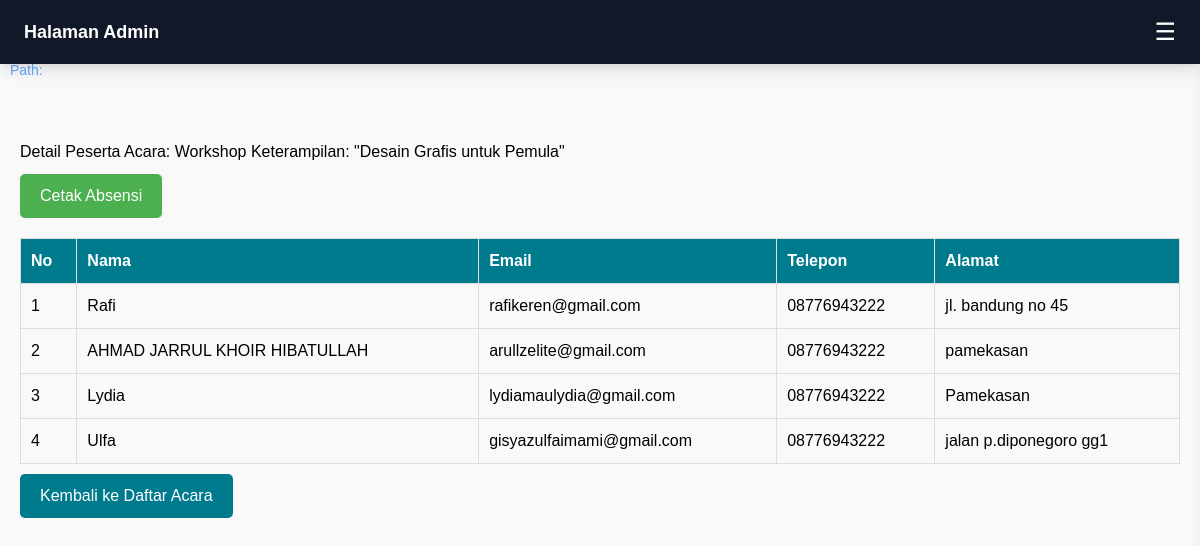
The page /Admin/event/absensi_detail.php?id=3 on the database its author committed.
### tables this page shows
CREATE TABLE `acara` (
  `id_acara` int NOT NULL,
  `judul` varchar(255) NOT NULL,
  `deskripsi` text,
  `lokasi` varchar(255) NOT NULL,
  `gambar` longblob,
  `dimulai_pada` date NOT NULL,
  `berakhir_pada` date NOT NULL
);

CREATE TABLE `peserta_event` (
  `id_peserta` int NOT NULL,
  `nama` varchar(255) NOT NULL,
  `email` varchar(255) NOT NULL,
  `telepon` varchar(15) DEFAULT NULL,
  `alamat` text,
  `id_acara` int NOT NULL
);

### Admin/event/absensi_detail.php (the view, shortened to what this page needs)
<?php
require_once '../../partials/Config.php';
$id_acara = isset($_GET['id']) ? (int) $_GET['id'] : 0;
$sql_acara = "SELECT judul FROM acara WHERE id_acara = ?";
$stmt_acara = $conn->prepare($sql_acara);
$event_name = "";
if ($stmt_acara) {
    $stmt_acara->bind_param('i', $id_acara);
    $stmt_acara->execute();
    $result_acara = $stmt_acara->get_result();
    if ($result_acara->num_rows > 0) {
        $row = $result_acara->fetch_assoc();
        $event_name = $row['judul'];
    } else {
        echo "Acara tidak ditemukan!";
        exit;
    }
} else {
    echo "Terjadi kesalahan saat mengambil data acara!";
    exit;
}
$sql = "SELECT * FROM peserta_event WHERE id_acara = ?";
$stmt = $conn->prepare($sql);
if ($stmt) {
    $stmt->bind_param('i', $id_acara);
    $stmt->execute();
    $result = $stmt->get_result();
    if ($result->num_rows > 0) {
        $peserta_list = [];
        while ($row = $result->fetch_assoc()) {
            $peserta_list[] = $row;
        }
    } else {
        echo "Tidak ada peserta untuk acara ini.";
    }
} else {
    echo "Terjadi kesalahan saat mengambil data peserta!";
    exit;
}
?>
        <p class="text-sm font-medium text-blue-400 hover:text-blue cursor-pointer mb-4">
            Path: <?= $display_path; ?>
        </p>
<!DOCTYPE html>
<html lang="en">
<head>
</head>
<body>
    <div class="container">
        <h3>Detail Peserta Acara: <?php echo htmlspecialchars($event_name); ?></h3>
        <button class="btn print-btn" onclick="printAbsensi()">Cetak Absensi</button>
        <table>
            <thead>
                <tr>
                    <th>No</th>
                    <th>Nama</th>
                    <th>Email</th>
                    <th>Telepon</th>
                    <th>Alamat</th>
                </tr>
            </thead>
            <tbody>
                <?php if (!empty($peserta_list)): ?>
                    <?php foreach ($peserta_list as $key => $peserta): ?>
                        <tr>
                            <td><?php echo $key + 1; ?></td>
                            <td><?php echo htmlspecialchars($peserta['nama']); ?></td>
                            <td><?php echo htmlspecialchars($peserta['email']); ?></td>
                            <td><?php echo htmlspecialchars($peserta['telepon']); ?></td>
                            <td><?php echo htmlspecialchars($peserta['alamat']); ?></td>
                        </tr>
                    <?php endforeach; ?>
                <?php else: ?>
                    <tr>
                        <td colspan="6" style="text-align: center;">Tidak ada peserta untuk acara ini.</td>
                    </tr>
                <?php endif; ?>
            </tbody>
        </table>
        <a href="index.php" class="btn">Kembali ke Daftar Acara</a>
    </div>
</body>
</html>
<?php
include '../MasterAdmin.php';
?>

### Admin/event/absensi_detail.php (style rules this page uses)
body { font-family: Arial, sans-serif; margin: 0; padding: 0; background-color: #f9f9f9; }
.container { max-width: 1200px; margin: 50px auto; padding: 10px; }
table { width: 100%; border-collapse: collapse; margin-top: 20px; }
th, td { padding: 10px; text-align: left; border: 1px solid #ddd; }
th { background-color: #007a8d; color: white; }
.btn { padding: 10px 20px; background-color: #007a8d; color: white; text-decoration: none; border-radius: 5px; margin-top: 10px; display: inline-block; }
.print-btn { background-color: #4CAF50; }

### rows shown on the page
acara: judul "Workshop Keterampilan: \"Desain Grafis untuk Pemula\""
peserta_event: nama "Rafi", email "rafikeren@gmail.com", telepon "08776943222", alamat "jl. bandung no 45"
peserta_event: nama "AHMAD JARRUL KHOIR HIBATULLAH", email "arullzelite@gmail.com", telepon "08776943222", alamat "pamekasan"
peserta_event: nama "Lydia", email "lydiamaulydia@gmail.com", telepon "08776943222", alamat "Pamekasan"
peserta_event: nama "Ulfa", email "gisyazulfaimami@gmail.com", telepon "08776943222", alamat "jalan p.diponegoro gg1"
